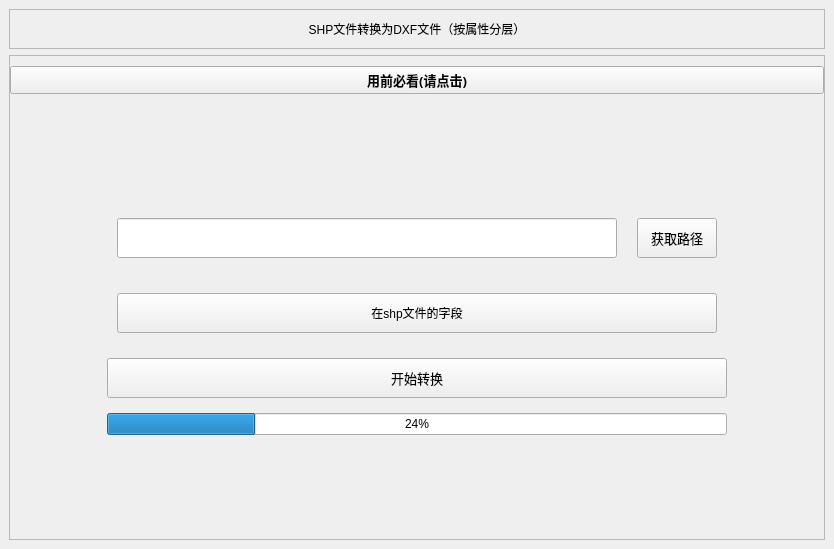
<?xml version="1.0" encoding="UTF-8"?>
<ui version="4.0">
 <class>Form</class>
 <widget class="QWidget" name="Form">
  <property name="geometry">
   <rect>
    <x>0</x>
    <y>0</y>
    <width>834</width>
    <height>549</height>
   </rect>
  </property>
  <property name="windowTitle">
   <string>Form</string>
  </property>
  <layout class="QVBoxLayout" name="verticalLayout">
   <property name="leftMargin">
    <number>0</number>
   </property>
   <property name="topMargin">
    <number>0</number>
   </property>
   <property name="rightMargin">
    <number>0</number>
   </property>
   <property name="bottomMargin">
    <number>0</number>
   </property>
   <item>
    <widget class="CardWidget" name="CardWidget">
     <layout class="QVBoxLayout" name="verticalLayout_2">
      <item>
       <widget class="QFrame" name="frame">
        <property name="minimumSize">
         <size>
          <width>0</width>
          <height>40</height>
         </size>
        </property>
        <property name="frameShape">
         <enum>QFrame::StyledPanel</enum>
        </property>
        <property name="frameShadow">
         <enum>QFrame::Raised</enum>
        </property>
        <layout class="QVBoxLayout" name="verticalLayout_3">
         <property name="leftMargin">
          <number>0</number>
         </property>
         <property name="topMargin">
          <number>0</number>
         </property>
         <property name="rightMargin">
          <number>0</number>
         </property>
         <property name="bottomMargin">
          <number>0</number>
         </property>
         <item>
          <widget class="TitleLabel" name="TitleLabel_3">
           <property name="text">
            <string>SHP文件转换为DXF文件（按属性分层）</string>
           </property>
           <property name="alignment">
            <set>Qt::AlignCenter</set>
           </property>
          </widget>
         </item>
        </layout>
       </widget>
      </item>
      <item>
       <widget class="QFrame" name="frame_2">
        <property name="sizePolicy">
         <sizepolicy hsizetype="Preferred" vsizetype="Expanding">
          <horstretch>0</horstretch>
          <verstretch>0</verstretch>
         </sizepolicy>
        </property>
        <property name="frameShape">
         <enum>QFrame::StyledPanel</enum>
        </property>
        <property name="frameShadow">
         <enum>QFrame::Raised</enum>
        </property>
        <layout class="QVBoxLayout" name="verticalLayout_6">
         <property name="spacing">
          <number>0</number>
         </property>
         <property name="leftMargin">
          <number>0</number>
         </property>
         <property name="topMargin">
          <number>0</number>
         </property>
         <property name="rightMargin">
          <number>0</number>
         </property>
         <property name="bottomMargin">
          <number>0</number>
         </property>
         <item>
          <layout class="QVBoxLayout" name="verticalLayout_5">
           <property name="topMargin">
            <number>10</number>
           </property>
           <property name="rightMargin">
            <number>0</number>
           </property>
           <item>
            <widget class="PushButton" name="shp2dxf_prompt">
             <property name="font">
              <font>
               <family>微软雅黑</family>
               <pointsize>10</pointsize>
               <weight>75</weight>
               <bold>true</bold>
              </font>
             </property>
             <property name="text">
              <string>用前必看(请点击)</string>
             </property>
             <property name="icon">
              <iconset resource="icons.qrc">
               <normaloff>:/icons/images/message.png</normaloff>:/icons/images/message.png</iconset>
             </property>
             <property name="iconSize">
              <size>
               <width>20</width>
               <height>20</height>
              </size>
             </property>
            </widget>
           </item>
           <item>
            <spacer name="verticalSpacer_2">
             <property name="orientation">
              <enum>Qt::Vertical</enum>
             </property>
             <property name="sizeHint" stdset="0">
              <size>
               <width>20</width>
               <height>100</height>
              </size>
             </property>
            </spacer>
           </item>
           <item>
            <layout class="QHBoxLayout" name="horizontalLayout_4">
             <item>
              <spacer name="horizontalSpacer">
               <property name="orientation">
                <enum>Qt::Horizontal</enum>
               </property>
               <property name="sizeHint" stdset="0">
                <size>
                 <width>60</width>
                 <height>20</height>
                </size>
               </property>
              </spacer>
             </item>
             <item>
              <layout class="QVBoxLayout" name="verticalLayout_4">
               <property name="spacing">
                <number>15</number>
               </property>
               <property name="leftMargin">
                <number>10</number>
               </property>
               <property name="topMargin">
                <number>20</number>
               </property>
               <property name="rightMargin">
                <number>10</number>
               </property>
               <property name="bottomMargin">
                <number>10</number>
               </property>
               <item>
                <layout class="QHBoxLayout" name="horizontalLayout">
                 <property name="spacing">
                  <number>20</number>
                 </property>
                 <property name="leftMargin">
                  <number>10</number>
                 </property>
                 <property name="topMargin">
                  <number>10</number>
                 </property>
                 <property name="rightMargin">
                  <number>10</number>
                 </property>
                 <property name="bottomMargin">
                  <number>10</number>
                 </property>
                 <item>
                  <widget class="LineEdit" name="shp2dxf_filepath_line">
                   <property name="minimumSize">
                    <size>
                     <width>500</width>
                     <height>40</height>
                    </size>
                   </property>
                  </widget>
                 </item>
                 <item>
                  <widget class="PrimaryPushButton" name="shp2dxf_filepath_btn">
                   <property name="minimumSize">
                    <size>
                     <width>0</width>
                     <height>40</height>
                    </size>
                   </property>
                   <property name="font">
                    <font>
                     <family>微软雅黑</family>
                     <pointsize>10</pointsize>
                     <weight>50</weight>
                     <bold>false</bold>
                    </font>
                   </property>
                   <property name="styleSheet">
                    <string notr="true">PushButton, ToolButton, ToggleButton, ToggleToolButton {
    color: black;
    background: rgba(255, 255, 255, 0.7);
    border: 1px solid rgba(0, 0, 0, 0.073);
    border-bottom: 1px solid rgba(0, 0, 0, 0.183);
    border-radius: 20px;
    /* font: 14px 'Segoe UI', 'Microsoft YaHei'; */
    padding: 5px 12px 6px 12px;
    outline: none;
}

ToolButton {
    padding: 5px 9px 6px 8px;
}

PushButton[hasIcon=false] {
    padding: 5px 12px 6px 12px;
}

PushButton[hasIcon=true] {
    padding: 5px 12px 6px 36px;
}

DropDownToolButton, PrimaryDropDownToolButton {
    padding: 5px 31px 6px 8px;
}

DropDownPushButton[hasIcon=false],
PrimaryDropDownPushButton[hasIcon=false] {
    padding: 5px 31px 6px 12px;
}

DropDownPushButton[hasIcon=true],
PrimaryDropDownPushButton[hasIcon=true] {
    padding: 5px 31px 6px 36px;
}

PushButton:hover, ToolButton:hover, ToggleButton:hover, ToggleToolButton:hover {
    background: rgba(249, 249, 249, 0.5);
}

PushButton:pressed, ToolButton:pressed, ToggleButton:pressed, ToggleToolButton:pressed {
    color: rgba(0, 0, 0, 0.63);
    background: rgba(249, 249, 249, 0.3);
    border-bottom: 1px solid rgba(0, 0, 0, 0.073);
}

PushButton:disabled, ToolButton:disabled, ToggleButton:disabled, ToggleToolButton:disabled {
    color: rgba(0, 0, 0, 0.36);
    background: rgba(249, 249, 249, 0.3);
    border: 1px solid rgba(0, 0, 0, 0.06);
    border-bottom: 1px solid rgba(0, 0, 0, 0.06);
}


PrimaryPushButton,
PrimaryToolButton,
ToggleButton:checked,
ToggleToolButton:checked {
    color: white;
    background-color: #009faa;
    border: 1px solid #00a7b3;
    border-bottom: 1px solid #007780;
}

PrimaryPushButton:hover,
PrimaryToolButton:hover,
ToggleButton:checked:hover,
ToggleToolButton:checked:hover {
    background-color: #00a7b3;
    border: 1px solid #2daab3;
    border-bottom: 1px solid #007780;
}

PrimaryPushButton:pressed,
PrimaryToolButton:pressed,
ToggleButton:checked:pressed,
ToggleToolButton:checked:pressed {
    color: rgba(255, 255, 255, 0.63);
    background-color: #3eabb3;
    border: 1px solid #3eabb3;
}

PrimaryPushButton:disabled,
PrimaryToolButton:disabled,
ToggleButton:checked:disabled,
ToggleToolButton:checked:disabled {
    color: rgba(255, 255, 255, 0.9);
    background-color: rgb(205, 205, 205);
    border: 1px solid rgb(205, 205, 205);
}

SplitDropButton,
PrimarySplitDropButton {
    border-left: none;
    border-top-left-radius: 0;
    border-bottom-left-radius: 0;
}

#splitPushButton,
#splitToolButton,
#primarySplitPushButton,
#primarySplitToolButton {
    border-top-right-radius: 0;
    border-bottom-right-radius: 0;
}

#splitPushButton:pressed,
#splitToolButton:pressed,
SplitDropButton:pressed {
    border-bottom: 1px solid rgba(0, 0, 0, 0.183);
}

PrimarySplitDropButton:pressed {
    border-bottom: 1px solid #007780;
}

#primarySplitPushButton, #primarySplitToolButton {
    border-right: 1px solid #3eabb3;
}

#primarySplitPushButton:pressed, #primarySplitToolButton:pressed {
    border-bottom: 1px solid #007780;
}

HyperlinkButton {
    /* font: 14px 'Segoe UI', 'Microsoft YaHei'; */
    padding: 6px 12px 6px 12px;
    color: #009faa;
    border: none;
    border-radius: 6px;
    background-color: transparent;
}

HyperlinkButton[hasIcon=false] {
    padding: 6px 12px 6px 12px;
}

HyperlinkButton[hasIcon=true] {
    padding: 6px 12px 6px 36px;
}

HyperlinkButton:hover {
    color: #009faa;
    background-color: rgba(0, 0, 0, 10);
    border: none;
}

HyperlinkButton:pressed {
    color: #009faa;
    background-color: rgba(0, 0, 0, 6);
    border: none;
}

HyperlinkButton:disabled {
    color: rgba(0, 0, 0, 0.43);
    background-color: transparent;
    border: none;
}


RadioButton {
    min-height: 24px;
    max-height: 24px;
    background-color: transparent;
    font: 14px 'Segoe UI', 'Microsoft YaHei', 'PingFang SC';
    color: black;
}

RadioButton::indicator {
    width: 18px;
    height: 18px;
    border-radius: 11px;
    border: 2px solid #999999;
    background-color: rgba(0, 0, 0, 5);
    margin-right: 4px;
}

RadioButton::indicator:hover {
    background-color: rgba(0, 0, 0, 0);
}

RadioButton::indicator:pressed {
    border: 2px solid #bbbbbb;
    background-color: qradialgradient(spread:pad, cx:0.5, cy:0.5, radius:0.5, fx:0.5, fy:0.5,
            stop:0 rgb(255, 255, 255),
            stop:0.5 rgb(255, 255, 255),
            stop:0.6 rgb(225, 224, 223),
            stop:1 rgb(225, 224, 223));
}

RadioButton::indicator:checked {
    height: 22px;
    width: 22px;
    border: none;
    border-radius: 11px;
    background-color: qradialgradient(spread:pad, cx:0.5, cy:0.5, radius:0.5, fx:0.5, fy:0.5,
            stop:0 rgb(255, 255, 255),
            stop:0.5 rgb(255, 255, 255),
            stop:0.6 #009faa,
            stop:1 #009faa);
}

RadioButton::indicator:checked:hover {
    background-color: qradialgradient(spread:pad, cx:0.5, cy:0.5, radius:0.5, fx:0.5, fy:0.5,
            stop:0 rgb(255, 255, 255),
            stop:0.6 rgb(255, 255, 255),
            stop:0.7 #009faa,
            stop:1 #009faa);
}

RadioButton::indicator:checked:pressed {
    background-color: qradialgradient(spread:pad, cx:0.5, cy:0.5, radius:0.5, fx:0.5, fy:0.5,
            stop:0 rgb(255, 255, 255),
            stop:0.5 rgb(255, 255, 255),
            stop:0.6 #009faa,
            stop:1 #009faa);
}

RadioButton:disabled {
    color: rgba(0, 0, 0, 110);
}

RadioButton::indicator:disabled {
    border: 2px solid #bbbbbb;
    background-color: transparent;
}

RadioButton::indicator:disabled:checked {
    border: none;
    background-color: qradialgradient(spread:pad, cx:0.5, cy:0.5, radius:0.5, fx:0.5, fy:0.5,
            stop:0 rgb(255, 255, 255),
            stop:0.5 rgb(255, 255, 255),
            stop:0.6 rgba(0, 0, 0, 0.2169),
            stop:1 rgba(0, 0, 0, 0.2169));
}

TransparentToolButton,
TransparentToggleToolButton,
TransparentDropDownToolButton,
TransparentPushButton,
TransparentDropDownPushButton,
TransparentTogglePushButton {
    background-color: transparent;
    border: none;
    border-radius: 5px;
    margin: 0;
}

TransparentToolButton:hover,
TransparentToggleToolButton:hover,
TransparentDropDownToolButton:hover,
TransparentPushButton:hover,
TransparentDropDownPushButton:hover,
TransparentTogglePushButton:hover {
    background-color: rgba(0, 0, 0, 9);
    border: none;
}

TransparentToolButton:pressed,
TransparentToggleToolButton:pressed,
TransparentDropDownToolButton:pressed,
TransparentPushButton:pressed,
TransparentDropDownPushButton:pressed,
TransparentTogglePushButton:pressed {
    background-color: rgba(0, 0, 0, 6);
    border: none;
}

TransparentToolButton:disabled,
TransparentToggleToolButton:disabled,
TransparentDropDownToolButton:disabled,
TransprentPushButton:disabled,
TransparentDropDownPushButton:disabled,
TransprentTogglePushButton:disabled {
    background-color: transparent;
    border: none;
}


PillPushButton,
PillPushButton:hover,
PillPushButton:pressed,
PillPushButton:disabled,
PillPushButton:checked,
PillPushButton:checked:hover,
PillPushButton:checked:pressed,
PillPushButton:disabled:checked,
PillToolButton,
PillToolButton:hover,
PillToolButton:pressed,
PillToolButton:disabled,
PillToolButton:checked,
PillToolButton:checked:hover,
PillToolButton:checked:pressed,
PillToolButton:disabled:checked {
    background-color: transparent;
    border: none;
}
</string>
                   </property>
                   <property name="text">
                    <string>获取路径</string>
                   </property>
                  </widget>
                 </item>
                </layout>
               </item>
               <item>
                <layout class="QHBoxLayout" name="horizontalLayout_2">
                 <property name="spacing">
                  <number>20</number>
                 </property>
                 <property name="leftMargin">
                  <number>10</number>
                 </property>
                 <property name="topMargin">
                  <number>10</number>
                 </property>
                 <property name="rightMargin">
                  <number>10</number>
                 </property>
                 <property name="bottomMargin">
                  <number>10</number>
                 </property>
                 <item>
                  <widget class="ComboBox" name="shp2dxf_header_box">
                   <property name="minimumSize">
                    <size>
                     <width>150</width>
                     <height>40</height>
                    </size>
                   </property>
                   <property name="text">
                    <string>在shp文件的字段</string>
                   </property>
                  </widget>
                 </item>
                </layout>
               </item>
               <item>
                <widget class="PrimaryPushButton" name="average_sum_btn">
                 <property name="minimumSize">
                  <size>
                   <width>0</width>
                   <height>40</height>
                  </size>
                 </property>
                 <property name="font">
                  <font>
                   <family>微软雅黑</family>
                   <pointsize>10</pointsize>
                   <weight>50</weight>
                   <bold>false</bold>
                  </font>
                 </property>
                 <property name="styleSheet">
                  <string notr="true">PushButton, ToolButton, ToggleButton, ToggleToolButton {
    color: black;
    background: rgba(255, 255, 255, 0.7);
    border: 1px solid rgba(0, 0, 0, 0.073);
    border-bottom: 1px solid rgba(0, 0, 0, 0.183);
    border-radius: 20px;
    /* font: 14px 'Segoe UI', 'Microsoft YaHei'; */
    padding: 5px 12px 6px 12px;
    outline: none;
}

ToolButton {
    padding: 5px 9px 6px 8px;
}

PushButton[hasIcon=false] {
    padding: 5px 12px 6px 12px;
}

PushButton[hasIcon=true] {
    padding: 5px 12px 6px 36px;
}

DropDownToolButton, PrimaryDropDownToolButton {
    padding: 5px 31px 6px 8px;
}

DropDownPushButton[hasIcon=false],
PrimaryDropDownPushButton[hasIcon=false] {
    padding: 5px 31px 6px 12px;
}

DropDownPushButton[hasIcon=true],
PrimaryDropDownPushButton[hasIcon=true] {
    padding: 5px 31px 6px 36px;
}

PushButton:hover, ToolButton:hover, ToggleButton:hover, ToggleToolButton:hover {
    background: rgba(249, 249, 249, 0.5);
}

PushButton:pressed, ToolButton:pressed, ToggleButton:pressed, ToggleToolButton:pressed {
    color: rgba(0, 0, 0, 0.63);
    background: rgba(249, 249, 249, 0.3);
    border-bottom: 1px solid rgba(0, 0, 0, 0.073);
}

PushButton:disabled, ToolButton:disabled, ToggleButton:disabled, ToggleToolButton:disabled {
    color: rgba(0, 0, 0, 0.36);
    background: rgba(249, 249, 249, 0.3);
    border: 1px solid rgba(0, 0, 0, 0.06);
    border-bottom: 1px solid rgba(0, 0, 0, 0.06);
}


PrimaryPushButton,
PrimaryToolButton,
ToggleButton:checked,
ToggleToolButton:checked {
    color: white;
    background-color: #009faa;
    border: 1px solid #00a7b3;
    border-bottom: 1px solid #007780;
}

PrimaryPushButton:hover,
PrimaryToolButton:hover,
ToggleButton:checked:hover,
ToggleToolButton:checked:hover {
    background-color: #00a7b3;
    border: 1px solid #2daab3;
    border-bottom: 1px solid #007780;
}

PrimaryPushButton:pressed,
PrimaryToolButton:pressed,
ToggleButton:checked:pressed,
ToggleToolButton:checked:pressed {
    color: rgba(255, 255, 255, 0.63);
    background-color: #3eabb3;
    border: 1px solid #3eabb3;
}

PrimaryPushButton:disabled,
PrimaryToolButton:disabled,
ToggleButton:checked:disabled,
ToggleToolButton:checked:disabled {
    color: rgba(255, 255, 255, 0.9);
    background-color: rgb(205, 205, 205);
    border: 1px solid rgb(205, 205, 205);
}

SplitDropButton,
PrimarySplitDropButton {
    border-left: none;
    border-top-left-radius: 0;
    border-bottom-left-radius: 0;
}

#splitPushButton,
#splitToolButton,
#primarySplitPushButton,
#primarySplitToolButton {
    border-top-right-radius: 0;
    border-bottom-right-radius: 0;
}

#splitPushButton:pressed,
#splitToolButton:pressed,
SplitDropButton:pressed {
    border-bottom: 1px solid rgba(0, 0, 0, 0.183);
}

PrimarySplitDropButton:pressed {
    border-bottom: 1px solid #007780;
}

#primarySplitPushButton, #primarySplitToolButton {
    border-right: 1px solid #3eabb3;
}

#primarySplitPushButton:pressed, #primarySplitToolButton:pressed {
    border-bottom: 1px solid #007780;
}

HyperlinkButton {
    /* font: 14px 'Segoe UI', 'Microsoft YaHei'; */
    padding: 6px 12px 6px 12px;
    color: #009faa;
    border: none;
    border-radius: 6px;
    background-color: transparent;
}

HyperlinkButton[hasIcon=false] {
    padding: 6px 12px 6px 12px;
}

HyperlinkButton[hasIcon=true] {
    padding: 6px 12px 6px 36px;
}

HyperlinkButton:hover {
    color: #009faa;
    background-color: rgba(0, 0, 0, 10);
    border: none;
}

HyperlinkButton:pressed {
    color: #009faa;
    background-color: rgba(0, 0, 0, 6);
    border: none;
}

HyperlinkButton:disabled {
    color: rgba(0, 0, 0, 0.43);
    background-color: transparent;
    border: none;
}


RadioButton {
    min-height: 24px;
    max-height: 24px;
    background-color: transparent;
    font: 14px 'Segoe UI', 'Microsoft YaHei', 'PingFang SC';
    color: black;
}

RadioButton::indicator {
    width: 18px;
    height: 18px;
    border-radius: 11px;
    border: 2px solid #999999;
    background-color: rgba(0, 0, 0, 5);
    margin-right: 4px;
}

RadioButton::indicator:hover {
    background-color: rgba(0, 0, 0, 0);
}

RadioButton::indicator:pressed {
    border: 2px solid #bbbbbb;
    background-color: qradialgradient(spread:pad, cx:0.5, cy:0.5, radius:0.5, fx:0.5, fy:0.5,
            stop:0 rgb(255, 255, 255),
            stop:0.5 rgb(255, 255, 255),
            stop:0.6 rgb(225, 224, 223),
            stop:1 rgb(225, 224, 223));
}

RadioButton::indicator:checked {
    height: 22px;
    width: 22px;
    border: none;
    border-radius: 11px;
    background-color: qradialgradient(spread:pad, cx:0.5, cy:0.5, radius:0.5, fx:0.5, fy:0.5,
            stop:0 rgb(255, 255, 255),
            stop:0.5 rgb(255, 255, 255),
            stop:0.6 #009faa,
            stop:1 #009faa);
}

RadioButton::indicator:checked:hover {
    background-color: qradialgradient(spread:pad, cx:0.5, cy:0.5, radius:0.5, fx:0.5, fy:0.5,
            stop:0 rgb(255, 255, 255),
            stop:0.6 rgb(255, 255, 255),
            stop:0.7 #009faa,
            stop:1 #009faa);
}

RadioButton::indicator:checked:pressed {
    background-color: qradialgradient(spread:pad, cx:0.5, cy:0.5, radius:0.5, fx:0.5, fy:0.5,
            stop:0 rgb(255, 255, 255),
            stop:0.5 rgb(255, 255, 255),
            stop:0.6 #009faa,
            stop:1 #009faa);
}

RadioButton:disabled {
    color: rgba(0, 0, 0, 110);
}

RadioButton::indicator:disabled {
    border: 2px solid #bbbbbb;
    background-color: transparent;
}

RadioButton::indicator:disabled:checked {
    border: none;
    background-color: qradialgradient(spread:pad, cx:0.5, cy:0.5, radius:0.5, fx:0.5, fy:0.5,
            stop:0 rgb(255, 255, 255),
            stop:0.5 rgb(255, 255, 255),
            stop:0.6 rgba(0, 0, 0, 0.2169),
            stop:1 rgba(0, 0, 0, 0.2169));
}

TransparentToolButton,
TransparentToggleToolButton,
TransparentDropDownToolButton,
TransparentPushButton,
TransparentDropDownPushButton,
TransparentTogglePushButton {
    background-color: transparent;
    border: none;
    border-radius: 5px;
    margin: 0;
}

TransparentToolButton:hover,
TransparentToggleToolButton:hover,
TransparentDropDownToolButton:hover,
TransparentPushButton:hover,
TransparentDropDownPushButton:hover,
TransparentTogglePushButton:hover {
    background-color: rgba(0, 0, 0, 9);
    border: none;
}

TransparentToolButton:pressed,
TransparentToggleToolButton:pressed,
TransparentDropDownToolButton:pressed,
TransparentPushButton:pressed,
TransparentDropDownPushButton:pressed,
TransparentTogglePushButton:pressed {
    background-color: rgba(0, 0, 0, 6);
    border: none;
}

TransparentToolButton:disabled,
TransparentToggleToolButton:disabled,
TransparentDropDownToolButton:disabled,
TransprentPushButton:disabled,
TransparentDropDownPushButton:disabled,
TransprentTogglePushButton:disabled {
    background-color: transparent;
    border: none;
}


PillPushButton,
PillPushButton:hover,
PillPushButton:pressed,
PillPushButton:disabled,
PillPushButton:checked,
PillPushButton:checked:hover,
PillPushButton:checked:pressed,
PillPushButton:disabled:checked,
PillToolButton,
PillToolButton:hover,
PillToolButton:pressed,
PillToolButton:disabled,
PillToolButton:checked,
PillToolButton:checked:hover,
PillToolButton:checked:pressed,
PillToolButton:disabled:checked {
    background-color: transparent;
    border: none;
}
</string>
                 </property>
                 <property name="text">
                  <string>开始转换</string>
                 </property>
                </widget>
               </item>
               <item>
                <widget class="QProgressBar" name="progressBar">
                 <property name="value">
                  <number>24</number>
                 </property>
                </widget>
               </item>
              </layout>
             </item>
             <item>
              <spacer name="horizontalSpacer_2">
               <property name="orientation">
                <enum>Qt::Horizontal</enum>
               </property>
               <property name="sizeHint" stdset="0">
                <size>
                 <width>20</width>
                 <height>20</height>
                </size>
               </property>
              </spacer>
             </item>
            </layout>
           </item>
           <item>
            <spacer name="verticalSpacer">
             <property name="orientation">
              <enum>Qt::Vertical</enum>
             </property>
             <property name="sizeHint" stdset="0">
              <size>
               <width>20</width>
               <height>100</height>
              </size>
             </property>
            </spacer>
           </item>
          </layout>
         </item>
        </layout>
       </widget>
      </item>
     </layout>
    </widget>
   </item>
  </layout>
 </widget>
 <customwidgets>
  <customwidget>
   <class>ComboBox</class>
   <extends>QPushButton</extends>
   <header>qfluentwidgets</header>
  </customwidget>
  <customwidget>
   <class>PushButton</class>
   <extends>QPushButton</extends>
   <header>qfluentwidgets</header>
  </customwidget>
  <customwidget>
   <class>PrimaryPushButton</class>
   <extends>PushButton</extends>
   <header>qfluentwidgets</header>
  </customwidget>
  <customwidget>
   <class>CardWidget</class>
   <extends>QFrame</extends>
   <header>qfluentwidgets</header>
   <container>1</container>
  </customwidget>
  <customwidget>
   <class>TitleLabel</class>
   <extends>QLabel</extends>
   <header>qfluentwidgets</header>
  </customwidget>
  <customwidget>
   <class>LineEdit</class>
   <extends>QLineEdit</extends>
   <header>qfluentwidgets</header>
  </customwidget>
 </customwidgets>
 <resources>
  <include location="icons.qrc"/>
 </resources>
 <connections/>
</ui>
